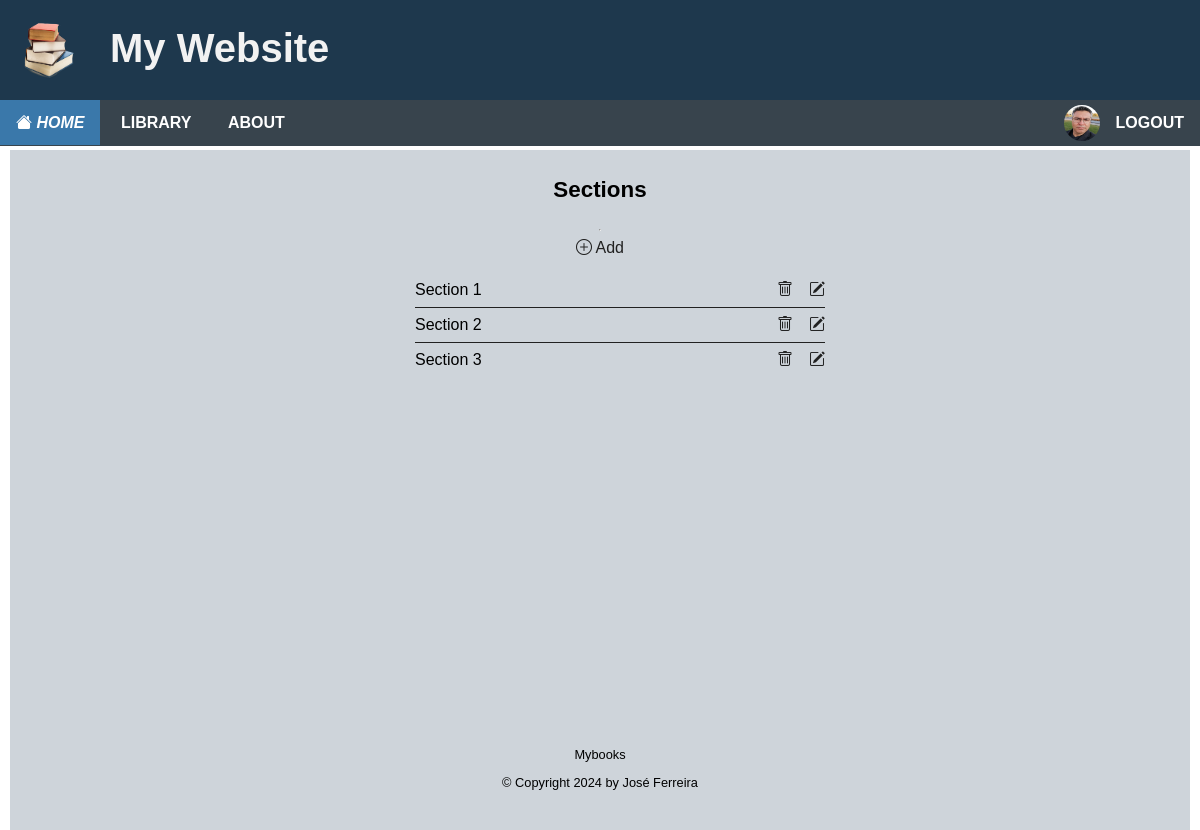
The page /sections/ (signed in) on the database its author committed.
### apps/accounts/models.py (models this page shows, shortened)
class Profile(models.Model):
    user = models.OneToOneField(User, on_delete=models.CASCADE)
    avatar = models.ImageField(default='avatar.jpg', upload_to=image_file_path)

### apps/books/models.py (models this page shows, shortened)
class Section(models.Model):
    name = models.CharField(max_length=255)
    created_by = models.ForeignKey(User, on_delete=models.CASCADE, default=1)
    created = models.DateTimeField(auto_now_add=True)
    modified = models.DateTimeField(auto_now=True)
    class Meta:
        ordering = ["name"]

### apps/books/views.py (the view)
# urls.py: path('sections/', views.SectionList.as_view(),name='section-list'),
class SectionList(LoginRequiredMixin, ListView):
    model = Section
    context_object_name = 'sections'
    def get_context_data(self, **kwargs):
        context = super().get_context_data(**kwargs)
        context['sections'] = context['sections']
        return context

### templates/books/section_list.html
{% extends "base.html" %}
{% block content %}
<div class="center-panel">
	<h2>Sections</h2>
	<hr>
	<div class="list-controls">
		<a href="{% url 'section-add' %}"><i class="bi bi-plus-circle"></i> Add</a>
	</div>
	{% if object_list %}
	<ul class="list">
		{% for section in object_list %}
			<li>{{ section.name }}
				 <div  class="list-controls">
				 	<a href="{%url 'section-delete' section.id %}"><i class="bi bi-trash"></i></a>
					<a href="{%url 'section-update' section.id %}"><i class="bi bi-pencil-square"></i></a>
		         </div>
		    </li>
		{% endfor %}
	{% endif %}
	</ul>
</div>
{% endblock content %}

### templates/base.html (shortened to what this page needs)
{% load i18n %}
<!DOCTYPE html>
<html lang="en">
    <head>
        {%load static %}
        <link rel="stylesheet" href="{% static 'css/style.css' %}">
    </head>
    <body>
        <header class="header">
            <a href="#"><img class="logo" src="{% static 'images/logo.png' %}" alt="logo"></a>
            <h1>My Website</h1>
            <nav class="nav">
                <ul class="nav-menu">
                    {% if request.user.is_authenticated %}
                    <li class="nav-menu-item active"><a href="{% url 'home' %}"><i class="bi bi-house-fill"> Home </i></a></li>
                    {% else %}
                    <li class="nav-menu-item"><a href="{% url 'index' %}"><i class="bi bi-house-fill"> Home </i></a></li>
                    {% endif %}
                    {% if request.user.is_authenticated %}
                    <li class="nav-menu-item"><a href="{% url 'library-all' %}">Library</a>
                    </li>
                    {% endif %}
                    <li class="nav-menu-item"><a href="{% url 'about' %}">About</a>
                    {% if request.user.is_authenticated %}
                    <li class="nav-menu-item right">
                        <a href="{% url 'logout' %}?next=/" style="text-align: right;">
                            <img src="{{ user.profile.avatar.url }}" alt="{{ user.username }}" width="36" height="36"/>
                            <span>Logout</span>
                        </a>
                    {% else %}
                    <li class="nav-menu-item right"><a href="{% url 'login' %}">Login</a>
                        <ul class="nav-submenu">
                            <li class="nav-submenu-item"><a href="{% url 'register' %}">Join Now</a></li>
                        </ul>
                    </li>
                    {% endif %}
                </ul>
            </nav>
        </header>
        <main class="main">
            <div class="container">
                {%block content %}
                {%endblock content%}
            </div>
        </main>
        <footer class="footer">
            <div class="container">
                <p>Mybooks</p>
                <p>&copy; Copyright {% now "Y" %} by José Ferreira</p>
            </div>
        </footer>
    </body>
</html>

### static/css/style.css (style rules this page uses)
:root { --color-body: #ffffff; --color-header: #253f85; --color-nav: #38444d; --color-load-button: #2e6357; --color-container: #ced4da; --color-panel: #ced4da; --color-footer: #ced4da; --color-primary: #1e384d; --color-secondary: #38444d; --color-secondary-hover: #3a78aa; --color-tertiary: #e4ebf7; --color-tertiary-hover: #2691e9; --color-book-hover: #7599b6; --color-light: #f2f2f2; --color-grey: #888888; --color-dark-grey: #444444; --color-dark: #212121; --color-white: #ffffff; --color-star: #ffc900; --color-error: #cf1616; --color-warning: #ffc900; --color-info: #02a2b9; --color-success: #1ba345; --color-input: #0084a5; --color-danger: #cf1616; --border-radius: 5px; }
* { box-sizing: border-box; text-rendering: optimizeLegibility; }
html, body { height: 100%; }
body { margin: 0; font-family: Arial; padding: 10px; background: var(--color-body); }
h1 { font-size: 2rem; line-height: 1.5; }
h2 { font-size: 1.4rem; }
a { color: var(--color-primary); text-decoration: none; }
.container { width: 100%; padding: 0.5rem; }
.center-panel { display: flex; flex-direction: column; align-items: center; min-height: 70vh; max-width: 50vw; margin-left: auto; margin-right: auto; }
.footer { position: relative; top: 100px; padding: 20px; margin-top: 20px; font-size: 0.8rem; text-align: center; background: var(--color-footer); }
.header { position: fixed; top: 0; left: 0; margin: 0; width: 100%; height: 100px; list-style-type: none; margin: 0; padding: 0; z-index: 5; overflow: hidden; background: var(--color-primary); }
.header h1 { position: relative; margin: 18px; left: 30px; color: var(--color-light); font-size: 40px; }
.logo { padding-top: 15px; padding-left: 15px; width: 80px; height: 80px; float: left; }
.nav { position: fixed; top: 100px; left: 0; right: 0; width: 100%; height: 46px; list-style-type: none; margin: 0 auto; padding: 0; z-index: 5; overflow: visible; background-color: var(--color-secondary); }
nav ul { list-style: none; padding-left: 0; margin-top: 0; margin-bottom: 0; background-color: var(--color-secondary); }
.nav a { display: block; padding: 0 16px; line-height: inherit; cursor: pointer; color: white; text-decoration: none; }
.nav-menu { line-height: 45px; font-weight: 700; text-transform: uppercase; }
.nav-menu-item { display: inline-block; position: relative; background-color: var(--color-secondary); }
.nav-menu-item.active { background-color: var(--color-secondary-hover); }
.nav-menu-item img { border-radius: 25px; float: left; margin: 5px 16px; }
.main { position: relative; top: 140px; left: 0; margin: 0; padding: 0; z-index: 1; background-color: var(--color-container); }
.list { list-style: none; width: 100%; max-width: 450px; }
.list li { display: flex; justify-content: space-between; align-items: center; width: 100%; border-bottom: solid 1px var(--color-dark); padding: 0.5rem 0; }
.list li:last-of-type { border-bottom: none; }
.list-controls { display: flex; justify-content: space-between; gap: 1rem; }
.list-controls a { color: var(--color-dark); }

### rows shown on the page
Section: name "Section 1"
Section: name "Section 2"
Section: name "Section 3"
